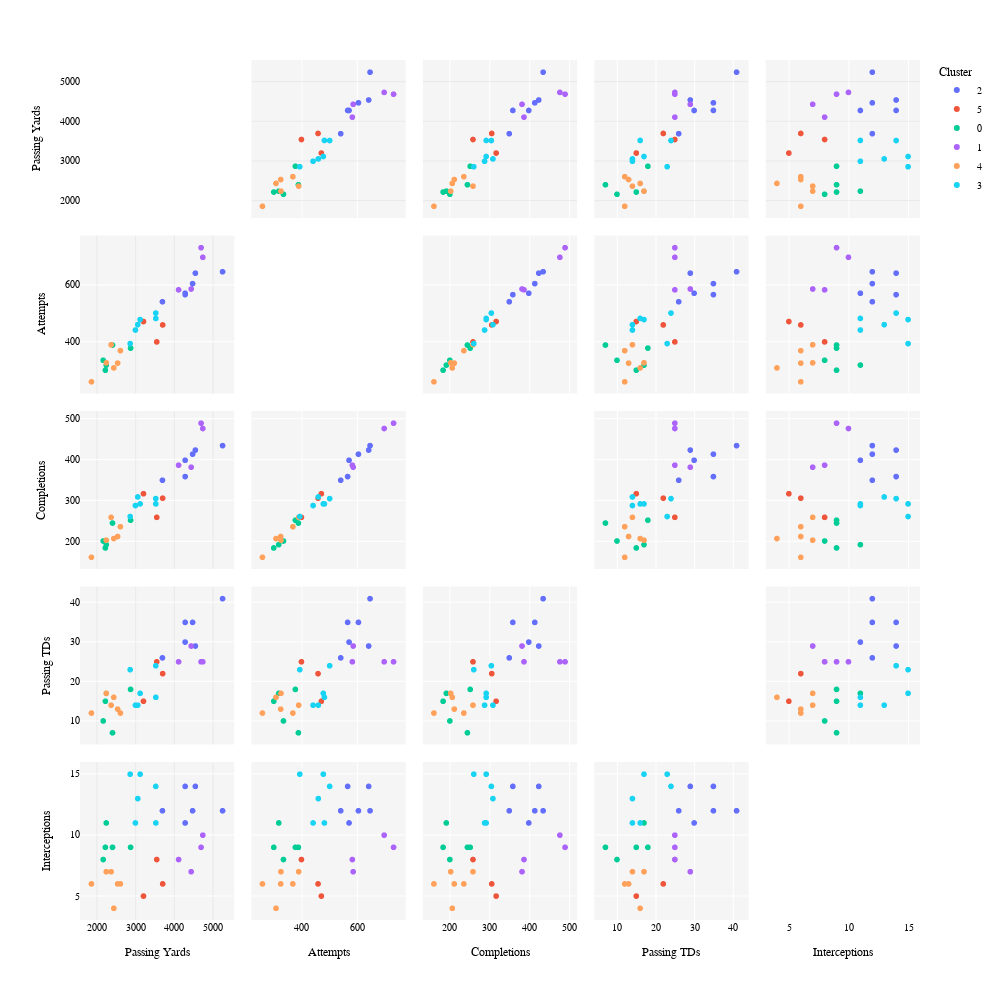

Notebook source saved alongside this figure:
### Code cell
graph_pair_plot_plotly(df=df_6, cluster_rankings=cluster_ranking_6,
                       position=position, stats=stats, 
                       save_suffix=suffix, font_size=font_size, marker_size=marker_size,
                       height=dim, width=dim
                      )

### Figure 1 — Plotly figure (JSON) as saved in the notebook; plotly's stock layout.template omitted (floating-point values rounded to 4 significant figures)
{"data": [{"diagonal": {"visible": false}, "dimensions": [{"axis": {"matches": true}, "label": "Passing Yards", "values": [5250, 4283, 4475, 4282, 4547, 3695]}, {"axis": {"matches": true}, "label": "Attempts", "values": [648, 567, 606, 572, 643, 542]}, {"axis": {"matches": true}, "label": "Completions", "values": [435, 359, 414, 399, 424, 350]}, {"axis": {"matches": true}, "label": "Passing TDs", "values": [41, 35, 35, 30, 29, 26]}, {"axis": {"matches": true}, "label": "Interceptions", "values": [12, 14, 12, 11, 14, 12]}], "hovertemplate": "<b>%{hovertext}</b><br><br>Cluster=2<br>%{xaxis.title.text}=%{x}<br>%{yaxis.title.text}=%{y}<extra></extra>", "hovertext": ["Patrick Mahomes", "Josh Allen", "Joe Burrow", "Geno Smith", "Kirk Cousins", "Aaron Rodgers"], "legendgroup": "2", "marker": {"color": "#636efa", "size": 6, "symbol": "circle"}, "name": "2", "showlegend": true, "type": "splom"}, {"diagonal": {"visible": false}, "dimensions": [{"axis": {"matches": true}, "label": "Passing Yards", "values": [3701, 3205, 3548]}, {"axis": {"matches": true}, "label": "Attempts", "values": [460, 472, 400]}, {"axis": {"matches": true}, "label": "Completions", "values": [306, 317, 259]}, {"axis": {"matches": true}, "label": "Passing TDs", "values": [22, 15, 25]}, {"axis": {"matches": true}, "label": "Interceptions", "values": [6, 5, 8]}], "hovertemplate": "<b>%{hovertext}</b><br><br>Cluster=5<br>%{xaxis.title.text}=%{x}<br>%{yaxis.title.text}=%{y}<extra></extra>", "hovertext": ["Jalen Hurts", "Daniel Jones", "Tua Tagovailoa"], "legendgroup": "5", "marker": {"color": "#EF553B", "size": 6, "symbol": "circle"}, "name": "5", "showlegend": true, "type": "splom"}, {"diagonal": {"visible": false}, "dimensions": [{"axis": {"matches": true}, "label": "Passing Yards", "values": [2242, 2219, 2871, 2404, 2163]}, {"axis": {"matches": true}, "label": "Attempts", "values": [318, 300, 378, 389, 335]}, {"axis": {"matches": true}, "label": "Completions", "values": [192, 184, 252, 245, 201]}, {"axis": {"matches": true}, "label": "Passing TDs", "values": [17, 15, 18, 7, 10]}, {"axis": {"matches": true}, "label": "Interceptions", "values": [11, 9, 9, 9, 8]}], "hovertemplate": "<b>%{hovertext}</b><br><br>Cluster=0<br>%{xaxis.title.text}=%{x}<br>%{yaxis.title.text}=%{y}<extra></extra>", "hovertext": ["Justin Fields", "Marcus Mariota", "Andy Dalton", "Kenny Pickett", "Baker Mayfield"], "legendgroup": "0", "marker": {"color": "#00cc96", "size": 6, "symbol": "circle"}, "name": "0", "showlegend": true, "type": "splom"}, {"diagonal": {"visible": false}, "dimensions": [{"axis": {"matches": true}, "label": "Passing Yards", "values": [4113, 4438, 4739, 4694]}, {"axis": {"matches": true}, "label": "Attempts", "values": [584, 587, 699, 733]}, {"axis": {"matches": true}, "label": "Completions", "values": [387, 382, 477, 490]}, {"axis": {"matches": true}, "label": "Passing TDs", "values": [25, 29, 25, 25]}, {"axis": {"matches": true}, "label": "Interceptions", "values": [8, 7, 10, 9]}], "hovertemplate": "<b>%{hovertext}</b><br><br>Cluster=1<br>%{xaxis.title.text}=%{x}<br>%{yaxis.title.text}=%{y}<extra></extra>", "hovertext": ["Trevor Lawrence", "Jared Goff", "Justin Herbert", "Tom Brady"], "legendgroup": "1", "marker": {"color": "#ab63fa", "size": 6, "symbol": "circle"}, "name": "1", "showlegend": true, "type": "splom"}, {"diagonal": {"visible": false}, "dimensions": [{"axis": {"matches": true}, "label": "Passing Yards", "values": [2242, 2368, 2608, 2437, 2536, 1859]}, {"axis": {"matches": true}, "label": "Attempts", "values": [326, 390, 369, 308, 325, 259]}, {"axis": {"matches": true}, "label": "Completions", "values": [203, 259, 236, 207, 212, 161]}, {"axis": {"matches": true}, "label": "Passing TDs", "values": [17, 14, 12, 16, 13, 12]}, {"axis": {"matches": true}, "label": "Interceptions", "values": [7, 7, 6, 4, 6, 6]}], "hovertemplate": "<b>%{hovertext}</b><br><br>Cluster=4<br>%{xaxis.title.text}=%{x}<br>%{yaxis.title.text}=%{y}<extra></extra>", "hovertext": ["Lamar Jackson", "Kyler Murray", "Jacoby Brissett", "Jimmy Garoppolo", "Ryan Tannehill", "Taylor Heinicke"], "legendgroup": "4", "marker": {"color": "#FFA15A", "size": 6, "symbol": "circle"}, "name": "4", "showlegend": true, "type": "splom"}, {"diagonal": {"visible": false}, "dimensions": [{"axis": {"matches": true}, "label": "Passing Yards", "values": [3524, 3522, 2860, 3118, 2997, 3057]}, {"axis": {"matches": true}, "label": "Attempts", "values": [483, 502, 394, 479, 442, 461]}, {"axis": {"matches": true}, "label": "Completions", "values": [292, 305, 261, 292, 288, 309]}, {"axis": {"matches": true}, "label": "Passing TDs", "values": [16, 24, 23, 17, 14, 14]}, {"axis": {"matches": true}, "label": "Interceptions", "values": [11, 14, 15, 15, 11, 13]}], "hovertemplate": "<b>%{hovertext}</b><br><br>Cluster=3<br>%{xaxis.title.text}=%{x}<br>%{yaxis.title.text}=%{y}<extra></extra>", "hovertext": ["Russell Wilson", "Derek Carr", "Dak Prescott", "Davis Mills", "Mac Jones", "Matt Ryan"], "legendgroup": "3", "marker": {"color": "#19d3f3", "size": 6, "symbol": "circle"}, "name": "3", "showlegend": true, "type": "splom"}], "layout": {"dragmode": "select", "font": {"color": "black", "family": "Courier New, monospace", "size": 10}, "height": 1000, "legend": {"title": {"text": "Cluster"}, "tracegroupgap": 0}, "margin": {"t": 60}, "paper_bgcolor": "rgba(0,0,0,0)", "plot_bgcolor": "rgba(245, 245, 245, 1)", "showlegend": true, "width": 1000, "xaxis": {"gridcolor": "rgba(200, 200, 200, 0.5)", "gridwidth": 0.5, "showgrid": true}, "yaxis": {"gridcolor": "rgba(200, 200, 200, 0.5)", "gridwidth": 0.5, "showgrid": true}}}
